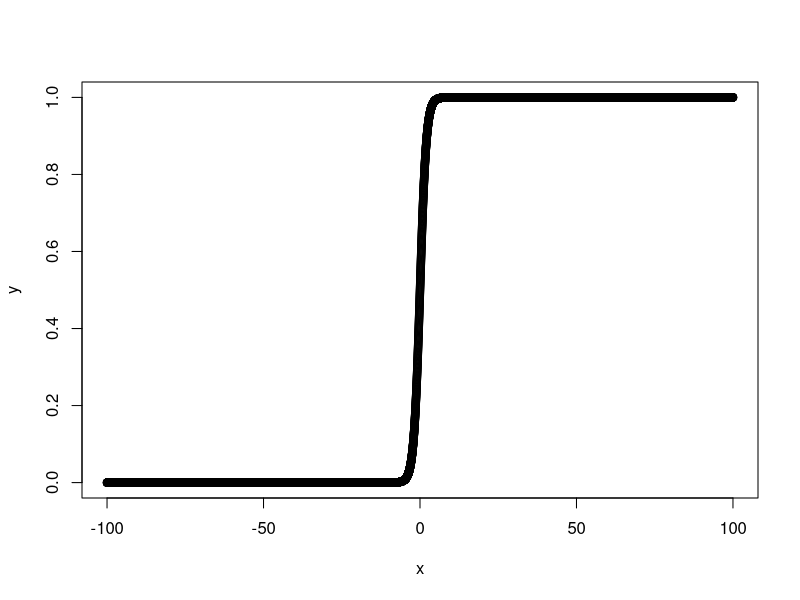

Write the R code that produced this figure.
## ---- chunk 1
	
	x = seq(-100, 100, 0.01)
	y = 1/(1+exp(-x))
	plot(x,y)

